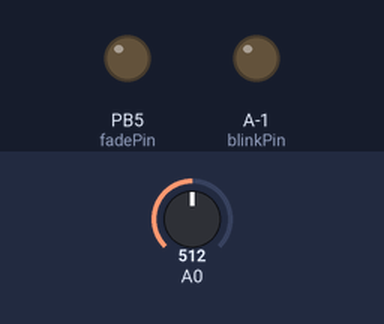
Bench run of a sketch on a simulated ATtiny85, built for the host (arithmetic inside an expression is 32-bit, double 64-bit). Shown: output pins drawn as LEDs (lit = HIGH). The test bench sets the inputs (shaded band); at power-on: A0 = 512. What the sketch prints to the serial monitor is not drawn.

Above: at 1.2 s.
1.3 s: A0 set to 520
At 2.5 s:
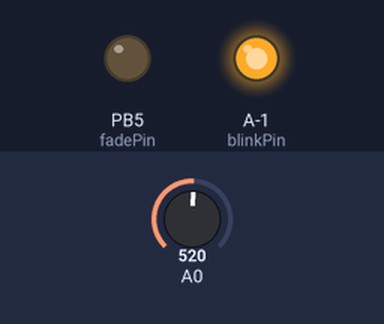
2.9 s: A0 set to 511
At 4.1 s:
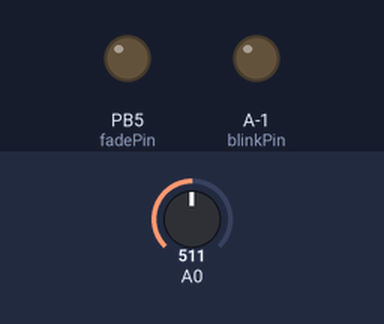
4.4 s: A0 set to 535
At 5.2 s:
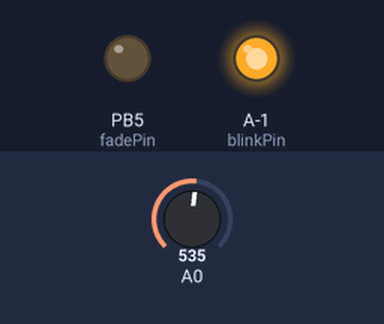
Timing chart, 0 to 7.4 s (numbered marks = the images above; inputs shaded):
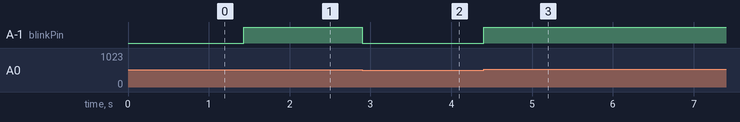

Measured:
- the behaviour switches between 512 and 513 on A0 (found by bisection; images 0 and 1)
- after the input at 1.3 s, A-1 (blinkPin): LOW → HIGH after 0.13 s
- after the input at 2.9 s, A-1 (blinkPin): HIGH → LOW at once
- after the input at 4.4 s, A-1 (blinkPin): LOW → HIGH at once

The sketch:

PulseSensorAmped_Arduino_1dot4.ino
```cpp
/*  Pulse Sensor Amped 1.4    by Joel Murphy and Yury Gitman   http://www.pulsesensor.com

----------------------  Notes ----------------------  ----------------------
This code:
1) Blinks an LED to User's Live Heartbeat   PIN 13
2) Fades an LED to User's Live HeartBeat
3) Determines BPM
4) Prints All of the Above to Serial

Read Me:
https://github.com/WorldFamousElectronics/PulseSensor_Amped_Arduino/blob/master/README.md
 ----------------------       ----------------------  ----------------------
*/

//  Variables
int pulsePin = 0;                 // Pulse Sensor purple wire connected to analog pin 0
int blinkPin = 13;                // pin to blink led at each beat
int fadePin = 5;                  // pin to do fancy classy fading blink at each beat
int fadeRate = 0;                 // used to fade LED on with PWM on fadePin
int flagQS = 0;

// Volatile Variables, used in the interrupt service routine!
volatile int BPM;                   // int that holds raw Analog in 0. updated every 2mS
volatile int Signal;                // holds the incoming raw data
volatile int IBI = 600;             // int that holds the time interval between beats! Must be seeded!
volatile boolean Pulse = false;     // "True" when User's live heartbeat is detected. "False" when not a "live beat".
volatile boolean QS = false;        // becomes true when Arduoino finds a beat.

// Regards Serial OutPut  -- Set This Up to your needs
static boolean serialVisual = true;   // Set to 'false' by Default.  Re-set to 'true' to see Arduino Serial Monitor ASCII Visual Pulse


void setup(){
  pinMode(blinkPin,OUTPUT);         // pin that will blink to your heartbeat!
  pinMode(fadePin,OUTPUT);          // pin that will fade to your heartbeat!
  Serial.begin(115200);             // we agree to talk fast!
  interruptSetup();                 // sets up to read Pulse Sensor signal every 2mS
   // IF YOU ARE POWERING The Pulse Sensor AT VOLTAGE LESS THAN THE BOARD VOLTAGE,
   // UN-COMMENT THE NEXT LINE AND APPLY THAT VOLTAGE TO THE A-REF PIN
//   analogReference(EXTERNAL);
}


//  Where the Magic Happens
void loop(){

    serialOutput();

  if (QS == true){     // A Heartbeat Was Found
                       // BPM and IBI have been Determined
        flagQS = 1;           // Quantified Self "QS" true when arduino finds a heartbeat
        digitalWrite(blinkPin,HIGH);     // Blink LED, we got a beat.
        fadeRate = 255;         // Makes the LED Fade Effect Happen
                                // Set 'fadeRate' Variable to 255 to fade LED with pulse
        serialOutputWhenBeatHappens();   // A Beat Happened, Output that to serial.
        QS = false;                      // reset the Quantified Self flag for next time
  }else{
    flagQS = 1;
    serialOutputWhenBeatHappens();
    QS = false;
  }

  ledFadeToBeat();                      // Makes the LED Fade Effect Happen
  delay(20);                             //  take a break
}


void ledFadeToBeat(){
    fadeRate -= 15;                         //  set LED fade value
    fadeRate = constrain(fadeRate,0,255);   //  keep LED fade value from going into negative numbers!
    analogWrite(fadePin,fadeRate);          //  fade LED
  }
```

AllSerialHandling.ino
```cpp
//////////
/////////  All Serial Handling Code,
/////////  It's Changeable with the 'serialVisual' variable
/////////  Set it to 'true' or 'false' when it's declared at start of code.
/////////

void serialOutput(){   // Decide How To Output Serial.
 if (serialVisual == true){
     arduinoSerialMonitorVisual('-', Signal);   // goes to function that makes Serial Monitor Visualizer
 } else{
      sendDataToSerial('S', Signal);     // goes to sendDataToSerial function
 }
}


//  Decides How To OutPut BPM and IBI Data
void serialOutputWhenBeatHappens(){
 if (serialVisual == true){            //  Code to Make the Serial Monitor Visualizer Work
    Serial.print("*** Heart-Beat Happened *** ");  //ASCII Art Madness
    Serial.print("BPM: ");
    Serial.print(BPM);
    Serial.print("  ");
 } else{
  if(flagQS==1){

        sendDataToSerial('B',BPM);   // send heart rate with a 'B' prefix
        sendDataToSerial('Q',IBI);   // send time between beats with a 'Q' prefix
 }else{
        sendDataToSerial('B',0);   // send heart rate with a 'B' prefix
        sendDataToSerial('Q',IBI);   // send time between beats with a 'Q' prefix
  }

 }
}


//  Sends Data to Pulse Sensor Processing App, Native Mac App, or Third-party Serial Readers.
void sendDataToSerial(char symbol, int data ){
    Serial.print(symbol);
    Serial.println(data);
  }


//  Code to Make the Serial Monitor Visualizer Work
void arduinoSerialMonitorVisual(char symbol, int data ){
  const int sensorMin = 0;      // sensor minimum, discovered through experiment
const int sensorMax = 1024;    // sensor maximum, discovered through experiment

  int sensorReading = data;
  // map the sensor range to a range of 12 options:
  int range = map(sensorReading, sensorMin, sensorMax, 0, 11);

  // do something different depending on the
  // range value:
  /*switch (range) {
  case 0:
    Serial.println("");     /////ASCII Art Madness
    break;
  case 1:
    Serial.println("---");
    break;
  case 2:
    Serial.println("------");
    break;
  case 3:
    Serial.println("---------");
    break;
  case 4:
    Serial.println("------------");
    break;
  case 5:
    Serial.println("--------------|-");
    break;
  case 6:
    Serial.println("--------------|---");
    break;
  case 7:
    Serial.println("--------------|-------");
    break;
  case 8:
    Serial.println("--------------|----------");
    break;
  case 9:
    Serial.println("--------------|----------------");
    break;
  case 10:
    Serial.println("--------------|-------------------");
    break;
  case 11:
    Serial.println("--------------|-----------------------");
    break;

  } */
}
```

Interrupt.ino
```cpp
volatile int rate[10];                    // array to hold last ten IBI values
volatile unsigned long sampleCounter = 0;          // used to determine pulse timing
volatile unsigned long lastBeatTime = 0;           // used to find IBI
volatile int P =512;                      // used to find peak in pulse wave, seeded
volatile int T = 512;                     // used to find trough in pulse wave, seeded
volatile int thresh = 525;                // used to find instant moment of heart beat, seeded
volatile int amp = 100;                   // used to hold amplitude of pulse waveform, seeded
volatile boolean firstBeat = true;        // used to seed rate array so we startup with reasonable BPM
volatile boolean secondBeat = false;      // used to seed rate array so we startup with reasonable BPM


void interruptSetup(){
  // Initializes Timer2 to throw an interrupt every 2mS.
  TCCR2A = 0x02;     // DISABLE PWM ON DIGITAL PINS 3 AND 11, AND GO INTO CTC MODE
  TCCR2B = 0x05;     // DON'T FORCE COMPARE, 256 PRESCALER
  OCR2A = 0X7C;      // SET THE TOP OF THE COUNT TO 124 FOR 500Hz SAMPLE RATE
  TIMSK2 = 0x02;     // ENABLE INTERRUPT ON MATCH BETWEEN TIMER2 AND OCR2A
  sei();             // MAKE SURE GLOBAL INTERRUPTS ARE ENABLED
}


// THIS IS THE TIMER 2 INTERRUPT SERVICE ROUTINE.
// Timer 2 makes sure that we take a reading every 2 miliseconds
ISR(TIMER2_COMPA_vect){                         // triggered when Timer2 counts to 124
  cli();                                      // disable interrupts while we do this
  Signal = analogRead(pulsePin);              // read the Pulse Sensor
  sampleCounter += 2;                         // keep track of the time in mS with this variable
  int N = sampleCounter - lastBeatTime;       // monitor the time since the last beat to avoid noise

    //  find the peak and trough of the pulse wave
  if(Signal < thresh && N > (IBI/5)*3){       // avoid dichrotic noise by waiting 3/5 of last IBI
    if (Signal < T){                        // T is the trough
      T = Signal;                         // keep track of lowest point in pulse wave
    }
  }

  if(Signal > thresh && Signal > P){          // thresh condition helps avoid noise
    P = Signal;                             // P is the peak
  }                                        // keep track of highest point in pulse wave

  //  NOW IT'S TIME TO LOOK FOR THE HEART BEAT
  // signal surges up in value every time there is a pulse
  if (N > 250){                                   // avoid high frequency noise
    if ( (Signal > thresh) && (Pulse == false) && (N > (IBI/5)*3) ){
      Pulse = true;                               // set the Pulse flag when we think there is a pulse
      digitalWrite(blinkPin,HIGH);                // turn on pin 13 LED
      IBI = sampleCounter - lastBeatTime;         // measure time between beats in mS
      lastBeatTime = sampleCounter;               // keep track of time for next pulse

      if(secondBeat){                        // if this is the second beat, if secondBeat == TRUE
        secondBeat = false;                  // clear secondBeat flag
        for(int i=0; i<=9; i++){             // seed the running total to get a realisitic BPM at startup
          rate[i] = IBI;
        }
      }

      if(firstBeat){                         // if it's the first time we found a beat, if firstBeat == TRUE
        firstBeat = false;                   // clear firstBeat flag
        secondBeat = true;                   // set the second beat flag
        sei();                               // enable interrupts again
        return;                              // IBI value is unreliable so discard it
      }


      // keep a running total of the last 10 IBI values
      word runningTotal = 0;                  // clear the runningTotal variable

      for(int i=0; i<=8; i++){                // shift data in the rate array
        rate[i] = rate[i+1];                  // and drop the oldest IBI value
        runningTotal += rate[i];              // add up the 9 oldest IBI values
      }

      rate[9] = IBI;                          // add the latest IBI to the rate array
      runningTotal += rate[9];                // add the latest IBI to runningTotal
      runningTotal /= 10;                     // average the last 10 IBI values
      BPM = 60000/runningTotal;               // how many beats can fit into a minute? that's BPM!
      QS = true;                              // set Quantified Self flag
      // QS FLAG IS NOT CLEARED INSIDE THIS ISR
    }
  }

  if (Signal < thresh && Pulse == true){   // when the values are going down, the beat is over
   digitalWrite(blinkPin,LOW);            // turn off pin 13 LED
    Pulse = false;                         // reset the Pulse flag so we can do it again
    amp = P - T;                           // get amplitude of the pulse wave
    thresh = amp/2 + T;                    // set thresh at 50% of the amplitude
    P = thresh;                            // reset these for next time
    T = thresh;
  }

  if (N > 2500){                           // if 2.5 seconds go by without a beat
    thresh = 512;                          // set thresh default
    P = 512;                               // set P default
    T = 512;                               // set T default
    lastBeatTime = sampleCounter;          // bring the lastBeatTime up to date
    firstBeat = true;                      // set these to avoid noise
    secondBeat = false;                    // when we get the heartbeat back
  }

  sei();                                   // enable interrupts when youre done!
}// end isr
```

Source omitted: Timer_Interrupt_Notes.ino (7678 bytes)
